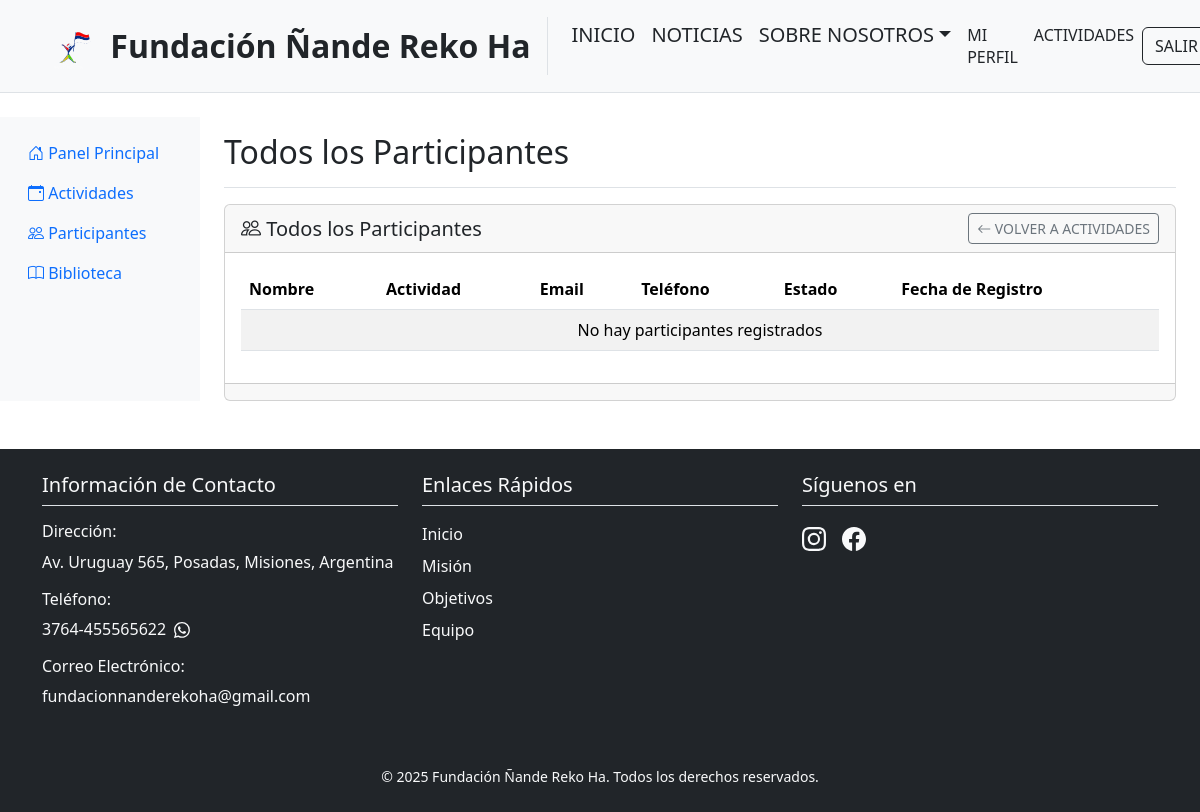
The app's page /dashboard/participantes/ (signed in), older data.
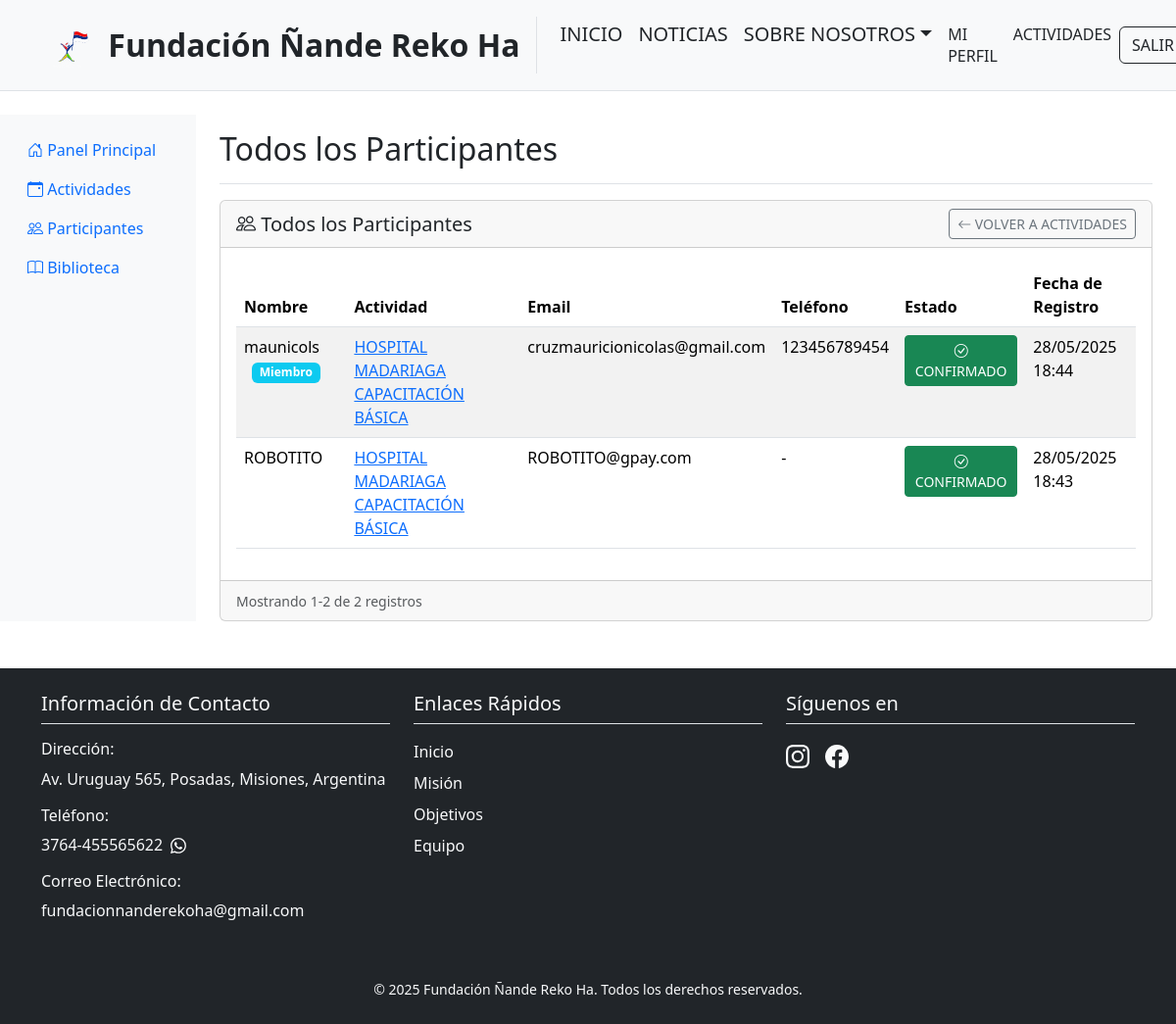
The same page, newer data.
### dashboard/models.py (models this page shows, shortened)
class Participant(models.Model):
    activity = models.ForeignKey(
        Activity,
        on_delete=models.CASCADE,
        related_name='participants'
    )
    user = models.ForeignKey(
        User,
        on_delete=models.CASCADE,
        related_name='participations'
    )
    name = models.CharField('Nombre', max_length=200)
    email = models.EmailField('Correo Electrónico', blank=True)
    phone = models.CharField('Teléfono', max_length=20, blank=True)
    attendance_confirmed = models.BooleanField('Asistencia Confirmada', default=False)
    notes = models.TextField('Notas', blank=True)
    created_at = models.DateTimeField(auto_now_add=True)
    class Meta:
        verbose_name = 'Participante'
        verbose_name_plural = 'Participantes'
        unique_together = ['activity', 'email']  # Evita duplicados en la misma actividad

class Activity(models.Model):
    ACTIVITY_TYPES = [
        ('CAPACITACION', 'Capacitación'),
        ('EVENTO', 'Evento'),
        ('REUNION', 'Reunión'),
        ('TALLER', 'Taller'),
    ]
    STATUS_CHOICES = [
        ('PROGRAMADA', 'Programada'),
        ('EN_CURSO', 'En Curso'),
        ('COMPLETADA', 'Completada'),
        ('CANCELADA', 'Cancelada'),
    ]
    title = models.CharField('Título', max_length=200)
    description = models.TextField('Descripción')
    activity_type = models.CharField('Tipo de Actividad', max_length=20, choices=ACTIVITY_TYPES)
    date = models.DateTimeField('Fecha y Hora')
    location = models.CharField('Ubicación', max_length=200)
    capacity = models.PositiveIntegerField('Capacidad', null=True, blank=True)
    status = models.CharField('Estado', max_length=20, choices=STATUS_CHOICES, default='PROGRAMADA')
    created_at = models.DateTimeField('Fecha de Creación', auto_now_add=True)
    updated_at = models.DateTimeField('Última Actualización', auto_now=True)
    created_by = models.ForeignKey(
        User,
        on_delete=models.SET_NULL,
        null=True,
        related_name='activities_created'
    )
    attendance_managers = models.ManyToManyField(
        User,
        related_name='managed_activities',
        verbose_name='Gestores de Asistencia',
        blank=True
    )
    class Meta:
        verbose_name = 'Actividad'
        verbose_name_plural = 'Actividades'
        ordering = ['-date']

### dashboard/views.py (the view)
# urls.py: path('participantes/', views.participant_list, name='participant-list'),
@login_required
def participant_list(request):
    activity_id = request.GET.get('activity')
    if activity_id:
        participant_list = Participant.objects.filter(activity_id=activity_id).order_by('-created_at')
        activity = get_object_or_404(Activity, pk=activity_id)
    else:
        participant_list = Participant.objects.all().order_by('-created_at')
        activity = None
    paginator = Paginator(participant_list, 15)  # 15 participantes por página
    page = request.GET.get('page')
    try:
        participants = paginator.page(page)
    except PageNotAnInteger:
        participants = paginator.page(1)
    except EmptyPage:
        participants = paginator.page(paginator.num_pages)
    return render(request, 'dashboard/participant_list.html', {
        'participants': participants,
        'page_obj': participants,  # Necesario para la paginación
        'activity': activity,
        'is_admin': request.user.perfiles.role == 'ADMIN',
        'is_foundation_member': request.user.perfiles.is_foundation_member
    })

### users/models.py (called while the page is built)
    @property
    def is_foundation_member(self):
        return self.role in ['ADMIN', 'STAFF']

### dashboard/templates/dashboard/participant_list.html (shortened to what this page needs)
{% extends 'dashboard/base.html' %}
{% load static %}
{% block dashboard_title %}
    {% if activity %}
        Participantes - {{ activity.title }}
    {% else %}
        Todos los Participantes
    {% endif %}
{% endblock %}
{% block dashboard_content %}
<div class="card">
    <div class="card-header d-flex justify-content-between align-items-center">
        <h5 class="mb-0">
            {% if activity %}
                <i class="bi bi-people"></i> Participantes de {{ activity.title }}
                <span class="badge bg-secondary ms-2">{{ activity.get_status_display }}</span>
            {% else %}
                <i class="bi bi-people"></i> Todos los Participantes
            {% endif %}
        </h5>
        <a href="{% url 'dashboard:activity-list' %}" class="btn btn-outline-secondary btn-sm">
            <i class="bi bi-arrow-left"></i> Volver a Actividades
        </a>
    </div>
    <div class="card-body">
        <div class="table-responsive">
            <table class="table table-striped">
                <thead>
                    <tr>
                        <th>Nombre</th>
                        {% if not activity %}<th>Actividad</th>{% endif %}
                        <th>Email</th>
                        <th>Teléfono</th>
                        <th>Estado</th>
                        <th>Fecha de Registro</th>
                    </tr>
                </thead>
                <tbody>
                    {% for participant in participants %}
                    <tr>
                        <td>
                            {{ participant.name }}
                            {% if participant.user and participant.user.perfiles.is_foundation_member %}
                                <span class="badge bg-info ms-2">Miembro</span>
                            {% endif %}
                        </td>
                        {% if not activity %}
                            <td>
                                <a href="{% url 'dashboard:participant-list' %}?activity={{ participant.activity.pk }}">
                                    {{ participant.activity.title }}
                                </a>
                            </td>
                        {% endif %}
                        <td>{{ participant.email|default:"-" }}</td>
                        <td>{{ participant.phone|default:"-" }}</td>
                        <td>
                            {% if is_foundation_member or is_admin %}
                                <button class="btn btn-sm {% if participant.attendance_confirmed %}btn-success{% else %}btn-warning{% endif %} attendance-toggle"
                                        data-participant-id="{{ participant.id }}"
                                        data-current-status="{{ participant.attendance_confirmed|yesno:'true,false' }}">
                                    <i class="bi {% if participant.attendance_confirmed %}bi-check-circle{% else %}bi-clock{% endif %}"></i>
                                    {{ participant.attendance_confirmed|yesno:"Confirmado,Pendiente" }}
                                </button>
                            {% else %}
                                <span class="badge {% if participant.attendance_confirmed %}bg-success{% else %}bg-warning{% endif %}">
                                    {{ participant.attendance_confirmed|yesno:"Confirmado,Pendiente" }}
                                </span>
                            {% endif %}
                        </td>
                        <td>{{ participant.created_at|date:"d/m/Y H:i" }}</td>
                    </tr>
                    {% empty %}
                    <tr>
                        <td colspan="{% if activity %}5{% else %}6{% endif %}" class="text-center">
                            No hay participantes registrados
                        </td>
                    </tr>
                    {% endfor %}
                </tbody>
            </table>
        </div>
    </div>
    <div class="card-footer">
        {% with page_obj=participants %}
            {% include 'dashboard/includes/pagination.html' %}
        {% endwith %}
    </div>
</div>
{% endblock %}

Row changes from the older to the newer data that the page shows:
added Participant: name "maunicols", shows "Miembro", activity "HOSPITAL MADARIAGA CAPACITACIÓN BÁSICA", email "cruzmauricionicolas@gmail.com", phone "123456789454", attendance_confirmed "CONFIRMADO", created_at "28/05/2025 18:44"
added Participant: name "ROBOTITO", activity "HOSPITAL MADARIAGA CAPACITACIÓN BÁSICA", email "ROBOTITO@gpay.com", phone "-", attendance_confirmed "CONFIRMADO", created_at "28/05/2025 18:43"
Text that changed along with them:
{{ page_obj.start_index }}: (not shown) → "1"
{{ page_obj.end_index }}: (not shown) → "2"
{{ page_obj.paginator.count }}: (not shown) → "2"
text no longer shown: "No hay participantes registrados"
text now shown: "Mostrando - de registros"
